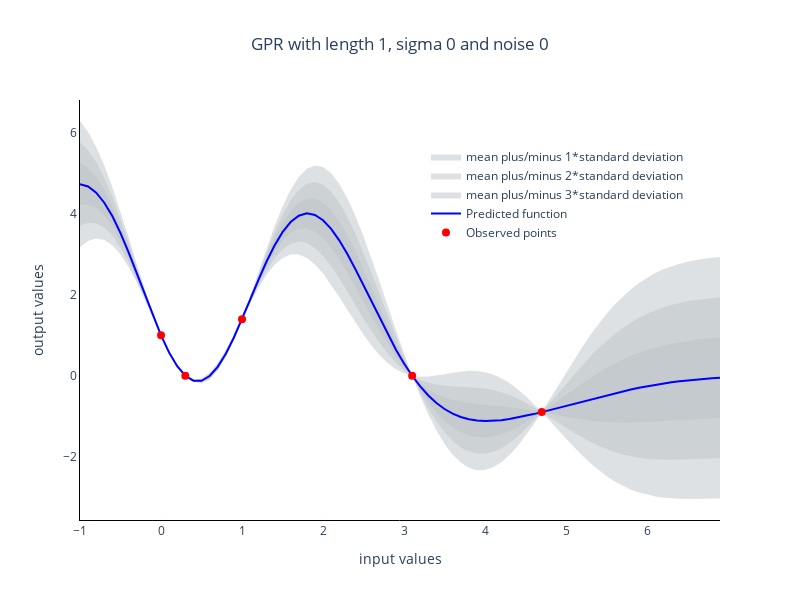

The notebook cell this image was saved under:
### Markdown cell above
Now, we can visualize our first GPR.

### Code cell
model = GPR(x_values, y_values)
data = plot_GPR(data_x=x_values, data_y=y_values, x=x, model=model)
fig4 = go.Figure(data=data)
fig4 = update_layout_of_graph(fig=fig4,
                              title='GPR with length 1, sigma 0 and noise 0')

fig4.show()

### Figure 1 — Plotly figure (JSON) as saved in the notebook; plotly's stock layout.template omitted (floating-point values rounded to 4 significant figures; data arrays with more than 128 entries replaced by an {"elided": "..."} marker saying what was removed)
{"data": [{"fill": "toself", "fillcolor": "rgba(189,195,199,0.5)", "hoverinfo": "skip", "line": {"color": "rgba(200,200,200,0)"}, "name": "mean plus/minus 1*standard deviation", "showlegend": true, "type": "scatter", "visible": true, "x": {"elided": "160 float values"}, "y": {"elided": "160 float values"}}, {"fill": "toself", "fillcolor": "rgba(189,195,199,0.5)", "hoverinfo": "skip", "line": {"color": "rgba(200,200,200,0)"}, "name": "mean plus/minus 2*standard deviation", "showlegend": true, "type": "scatter", "visible": true, "x": {"elided": "160 float values"}, "y": {"elided": "160 float values"}}, {"fill": "toself", "fillcolor": "rgba(189,195,199,0.5)", "hoverinfo": "skip", "line": {"color": "rgba(200,200,200,0)"}, "name": "mean plus/minus 3*standard deviation", "showlegend": true, "type": "scatter", "visible": true, "x": {"elided": "160 float values"}, "y": {"elided": "160 float values"}}, {"line": {"color": "blue", "width": 2}, "name": "Predicted function", "showlegend": true, "type": "scatter", "visible": true, "x": [-1, -0.9, -0.8, -0.7, -0.6, -0.5, -0.4, -0.3, -0.2, -0.1, -2.22e-16, 0.1, 0.2, 0.3, 0.4, 0.5, 0.6, 0.7, 0.8, 0.9, 1.0, 1.1, 1.2, 1.3, 1.4, 1.5, 1.6, 1.7, 1.8, 1.9, 2.0, 2.1, 2.2, 2.3, 2.4, 2.5, 2.6, 2.7, 2.8, 2.9, 3.0, 3.1, 3.2, 3.3, 3.4, 3.5, 3.6, 3.7, 3.8, 3.9, 4.0, 4.1, 4.2, 4.3, 4.4, 4.5, 4.6, 4.7, 4.8, 4.9, 5.0, 5.1, 5.2, 5.3, 5.4, 5.5, 5.6, 5.7, 5.8, 5.9, 6.0, 6.1, 6.2, 6.3, 6.4, 6.5, 6.6, 6.7, 6.8, 6.9], "y": [4.741, 4.684, 4.53, 4.282, 3.945, 3.53, 3.055, 2.539, 2.007, 1.485, 1.0, 0.5764, 0.237, -9.354e-15, -0.1224, -0.1244, -0.007365, 0.2207, 0.5451, 0.9462, 1.4, 1.88, 2.36, 2.814, 3.218, 3.553, 3.803, 3.959, 4.018, 3.979, 3.848, 3.634, 3.351, 3.013, 2.634, 2.231, 1.818, 1.408, 1.013, 0.6428, 0.3034, 3.22e-15, -0.2645, -0.4894, -0.6751, -0.8237, -0.9379, -1.021, -1.077, -1.109, -1.122, -1.118, -1.101, -1.073, -1.038, -0.9959, -0.9496, -0.9, -0.8482, -0.795, -0.7411, -0.687, -0.6332, -0.5801, -0.5281, -0.4777, -0.4291, -0.3827, -0.3388, -0.2976, -0.2593, -0.2241, -0.192, -0.1631, -0.1373, -0.1146, -0.09474, -0.07761, -0.06299, -0.05064]}, {"marker": {"color": "red", "size": 8}, "mode": "markers", "name": "Observed points", "showlegend": true, "type": "scatter", "visible": true, "x": [0, 0.3, 1, 3.1, 4.7], "y": [1, 0, 1.4, 0, -0.9]}], "layout": {"autosize": false, "height": 600, "legend": {"x": 0.95, "xanchor": "right", "y": 0.9, "yanchor": "top"}, "plot_bgcolor": "rgba(0,0,0,0)", "title": {"text": "GPR with length 1, sigma 0 and noise 0", "x": 0.5, "xanchor": "center"}, "width": 800, "xaxis": {"linecolor": "black", "linewidth": 1, "showline": true, "title": {"text": "input values"}}, "yaxis": {"linecolor": "black", "linewidth": 1, "showline": true, "title": {"text": "output values"}}}}
